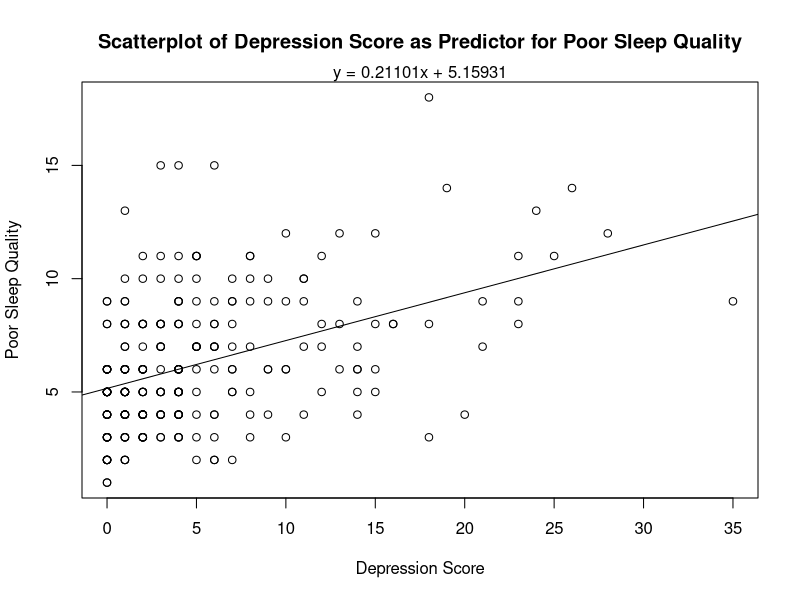
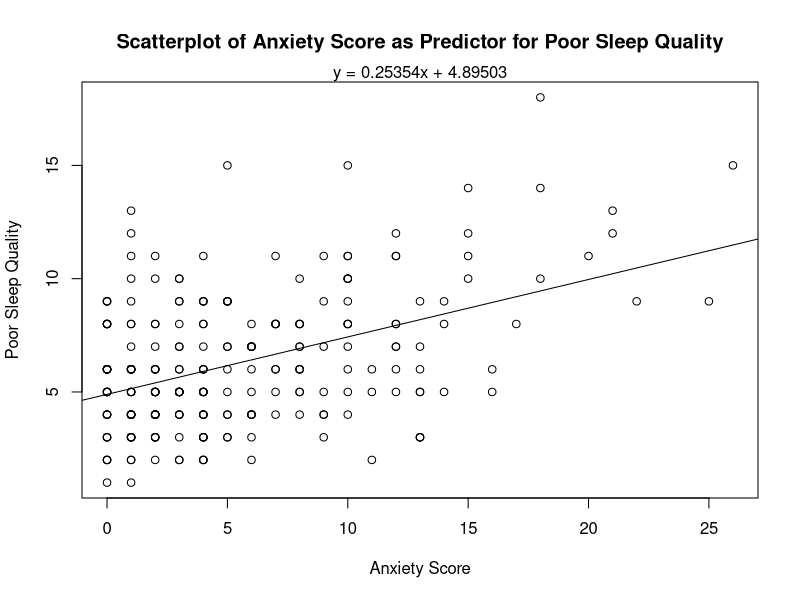
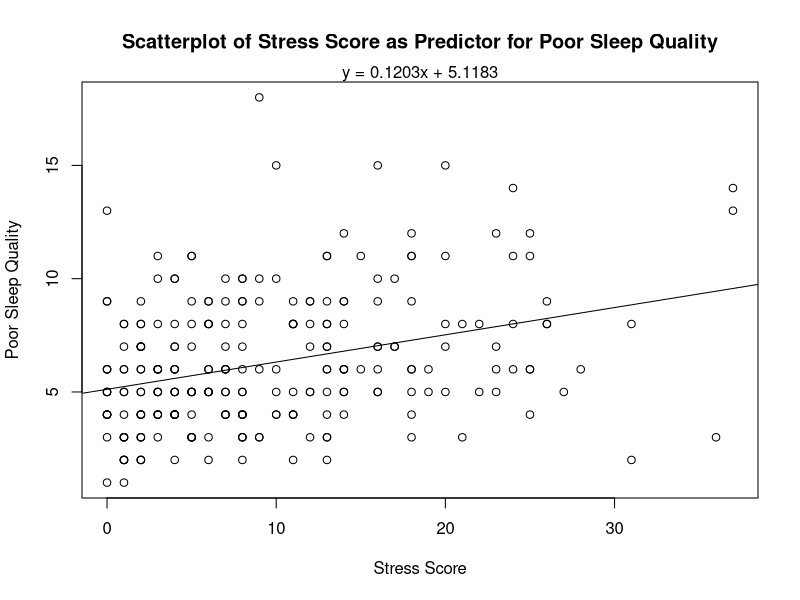

Generate these figures, in order, with R:
#comp790 assignment 2

#set working directory
setwd("/Users/kelly/OneDrive - University of North Carolina at Chapel Hill/Documents/790/assignment 2")

#load dataset
sleepscore=read.csv(file='SleepStudy.csv',header=TRUE,stringsAsFactors=TRUE)

# depression linear regression line
d_model <- lm(PoorSleepQuality ~ DepressionScore, data = sleepscore)

summary(d_model)

plot(sleepscore$DepressionScore, sleepscore$PoorSleepQuality, 
     main="Scatterplot of Depression Score as Predictor for Poor Sleep Quality", 
     xlab="Depression Score", ylab="Poor Sleep Quality")
abline(a=coef(d_model)[1], b=coef(d_model)[2])
mtext("y = 0.21101x + 5.15931", side=3)

# anxiety linear regression line
a_model <- lm(PoorSleepQuality ~ AnxietyScore, data = sleepscore)

summary(a_model)

plot(sleepscore$AnxietyScore, sleepscore$PoorSleepQuality, 
     main="Scatterplot of Anxiety Score as Predictor for Poor Sleep Quality", 
     xlab="Anxiety Score", ylab="Poor Sleep Quality")
abline(a=coef(a_model)[1], b=coef(a_model)[2])
mtext("y = 0.25354x + 4.89503", side=3)

# stress linear regression line
s_model <- lm(PoorSleepQuality ~ StressScore, data = sleepscore)

summary(s_model)

plot(sleepscore$StressScore, sleepscore$PoorSleepQuality, 
     main="Scatterplot of Stress Score as Predictor for Poor Sleep Quality", 
     xlab="Stress Score", ylab="Poor Sleep Quality")
abline(a=coef(s_model)[1], b=coef(s_model)[2])
mtext("y = 0.1203x + 5.1183", side=3)
